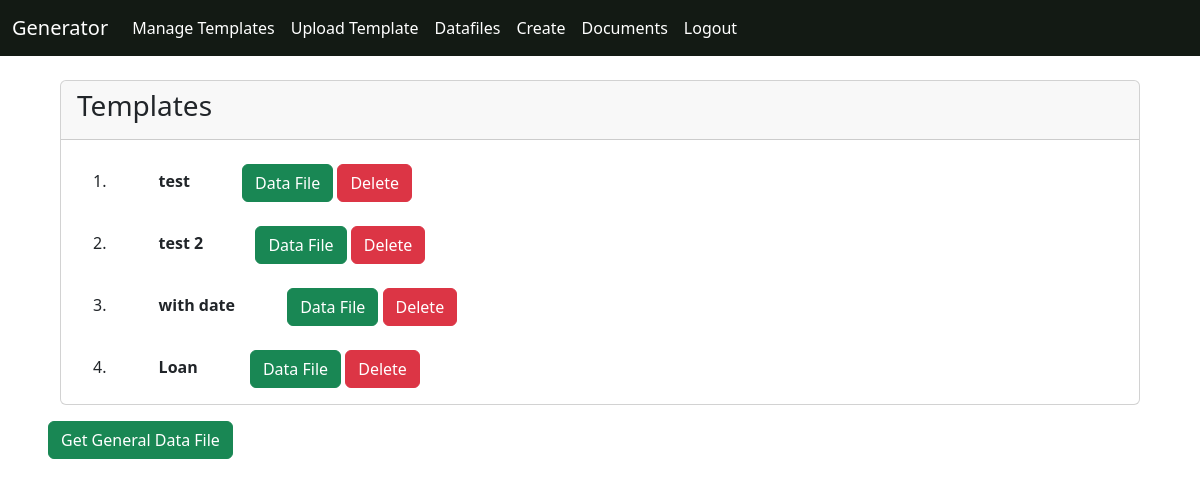
Before: /app/manage/ (signed in) with the older database file.
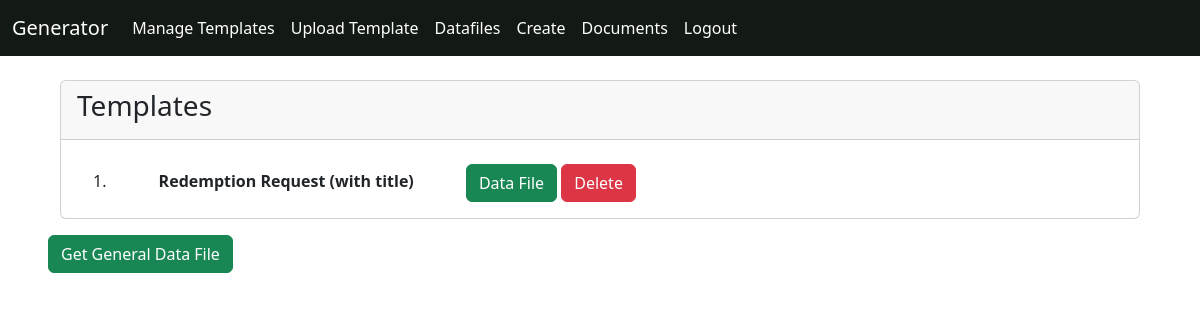
After: the same page with the newer database file.
### app/models.py (models this page shows, shortened)
class TemplateFile(models.Model):
    name = models.CharField(max_length=500, unique=True)
    file = models.FileField(upload_to='files/templates', null=True)

### app/views.py (the view)
# urls.py: path('manage/', views.manage, name='manage'),
@login_required
def manage(request):
    template_list = TemplateFile.objects.all()
    return render(request, 'app/manage.html', {
        'templates': template_list,
    })

### app/templates/app/manage.html (shortened to what this page needs)
{% extends 'app/base.html' %}
{% block body %}
    {% if not templates %}
        <h1>No templates</h1>
    {% else %}
    <form action="">
        <div class='container-fluid'>
            <div class="card text mb-3">
                <div class="card-header">
                    <h3>Templates</h3>
                </div>
                <ol class="list-group-numbered">
                    {% for template in templates %}
                        <br>
                        <li class="list-group-item">
                            <strong class="mx-5">{{ template.name }}</strong>
                            <a href="{% url 'app:get-csv' template.id %}" class='btn btn-success pull-right'> Data File </a>
                            <a href="{% url 'app:delete-template' template.id %}" class='btn btn-danger pull-right'> Delete </a>
                        </li>
                    {% endfor %}
                </ol>
            </div>
        </div>
        <div>
            <a href="{% url 'app:get-csv-all' %}" class="btn btn-success">Get General Data File</a>
        </div>
    </form>
    {% endif %}
{% endblock body %}

Changed rows visible on the page:
removed TemplateFile: name "test"
removed TemplateFile: name "test 2"
removed TemplateFile: name "with date"
removed TemplateFile: name "Loan"
added TemplateFile: name "Redemption Request (with title)"
